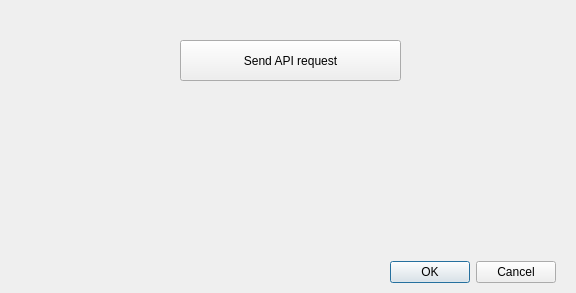
<?xml version="1.0" encoding="UTF-8"?>
<ui version="4.0">
 <class>TransitionDialogBase</class>
 <widget class="QDialog" name="TransitionDialogBase">
  <property name="geometry">
   <rect>
    <x>0</x>
    <y>0</y>
    <width>576</width>
    <height>293</height>
   </rect>
  </property>
  <property name="windowTitle">
   <string>Transition</string>
  </property>
  <widget class="QPushButton" name="pushButton">
   <property name="geometry">
    <rect>
     <x>180</x>
     <y>40</y>
     <width>221</width>
     <height>41</height>
    </rect>
   </property>
   <property name="text">
    <string>Send API request</string>
   </property>
  </widget>
  <widget class="QDialogButtonBox" name="buttonBox">
   <property name="geometry">
    <rect>
     <x>390</x>
     <y>260</y>
     <width>166</width>
     <height>25</height>
    </rect>
   </property>
   <property name="standardButtons">
    <set>QDialogButtonBox::Cancel|QDialogButtonBox::Ok</set>
   </property>
  </widget>
 </widget>
 <resources/>
 <connections/>
</ui>
